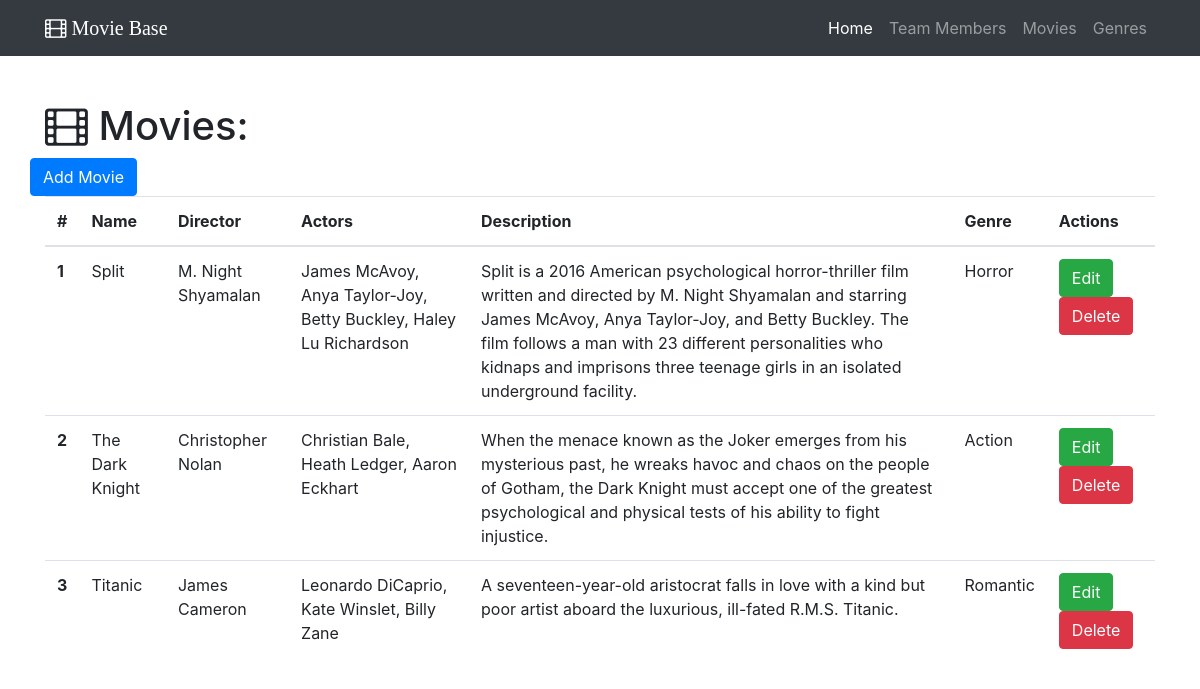
Before: /movies with the older database file.
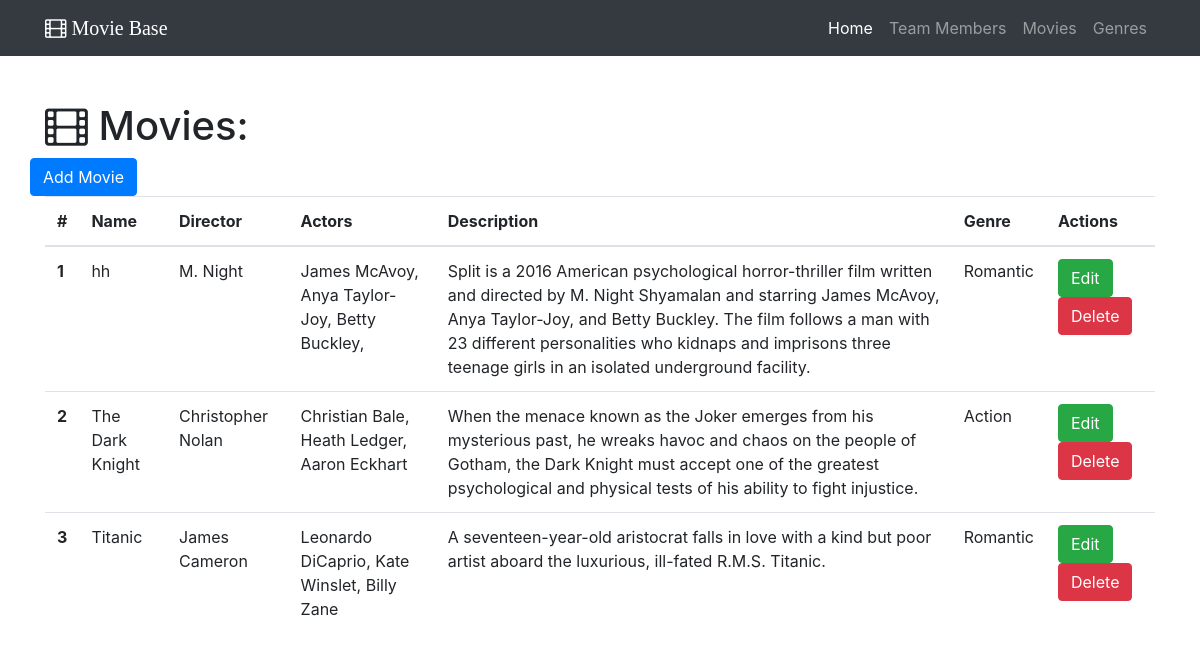
After: the same page with the newer database file.
### base.py (models this page shows)
class Movie(db.Model):
    __tablename__ = 'movies'
    id = db.Column(db.Integer, primary_key=True)
    name = db.Column(db.String(64))
    director = db.Column(db.String(64))
    actors = db.Column(db.String(64))
    description = db.Column(db.Text)
    genre_id = db.Column(db.Integer, db.ForeignKey('genres.id'))

class Genre(db.Model):
    __tablename__ = 'genres'
    id = db.Column(db.Integer, primary_key=True)
    name = db.Column(db.String(64))
    description = db.Column(db.Text)
    movies = db.relationship('Movie', backref='genre',cascade="delete")##back reference at the many side, unique in ORM

### base.py (the view)
@app.route('/movies')
def show_all_movies():
    movies = Movie.query.all()
    return render_template('movie-all.html', movies=movies)

### templates/movie-all.html (shortened to what this page needs)
{% extends "home-base.html"%}
{% block page_content%}
<div class="container">
  <h1 class="mt-5"><i class="fa fa-film" aria-hidden="true"></i> Movies:</h1>
  <div class="row bottom-margin">
    <a href="/movie/add" class="btn btn-primary" role="button" aria-disabled="true">Add Movie</a>
  </div>
  {% if movies %}
  <table class="table">
    <thead>
      <tr>
        <th>#</th>
        <th>Name</th>
        <th>Director</th>
        <th>Actors</th>
        <th>Description</th>
        <th>Genre</th>
        <th>Actions</th>
      </tr>
    </thead>
    <tbody>
      {% for movie in movies %}
      <tr>
        <th scope="row">{{movie.id}}</th>
        <td>{{movie.name}}</td>
        <td>{{movie.director}}</td>
        <td>{{movie.actors}}</td>
        <td>{{movie.description}}</td>
        <td>{{movie.genre.name}}</td>
        <td>
        <a href="/movie/edit/{{movie.id}}" class="btn btn-success" role="button" aria-disabled="true">Edit</a>
          <a href="/movie/delete/{{movie.id}}" class="btn btn-danger" role="button" aria-disabled="true">Delete</a>
        </td>
      </tr>
      {% endfor%}
    </tbody>
  </table>
  {% else %}
  <h3>There are no movies in the database yet.</h3> {% endif %}
</div>
{% endblock%}

### templates/home-base.html (shortened to what this page needs)
<!DOCTYPE html>
<html lang="en">
<head>
  {% block head %}
  <link rel="stylesheet" href="https://maxcdn.bootstrapcdn.com/bootstrap/4.0.0-beta.2/css/bootstrap.min.css">
  <link rel="stylesheet" href="https://maxcdn.bootstrapcdn.com/font-awesome/4.7.0/css/font-awesome.min.css">
  <link rel="stylesheet" href="{{ url_for('static', filename='css/base.css') }}">
  {% endblock%}
</head>
<body>
  <nav class="navbar navbar-expand-lg navbar-dark bg-dark fixed-top">
    <div class="container">
      <a class="navbar-brand" href="/">
        <i class="fa fa-film" aria-hidden="true"> Movie Base</i>
       </a>
      <div class="collapse navbar-collapse" id="navbarResponsive">
        <ul class="navbar-nav ml-auto">
          <li class="nav-item active">
            <a class="nav-link" href="/">Home
             </a>
          </li>
          <li class="nav-item">
            <a class="nav-link" href="/members">Team Members</a>
          </li>
          <li class="nav-item">
            <a class="nav-link" href="/movies">Movies</a>
          </li>
          <li class="nav-item">
            <a class="nav-link" href="/genres">Genres</a>
          </li>
        </ul>
      </div>
    </div>
  </nav>
  {% block page_content%}
  {% endblock%}
</body>
</html>

### static/css/base.css (style rules this page uses)
body { padding-top: 54px; }

Changed rows visible on the page:
changed Movie id 1: name "Split" → "hh"; director "M. Night Shyamalan" → "M. Night"; actors "James McAvoy, Anya Taylor-Joy, Betty Buckley, Haley Lu Richardson" → "James McAvoy, Anya Taylor-Joy, Betty Buckley,"; genre.name "Horror" → "Romantic"
